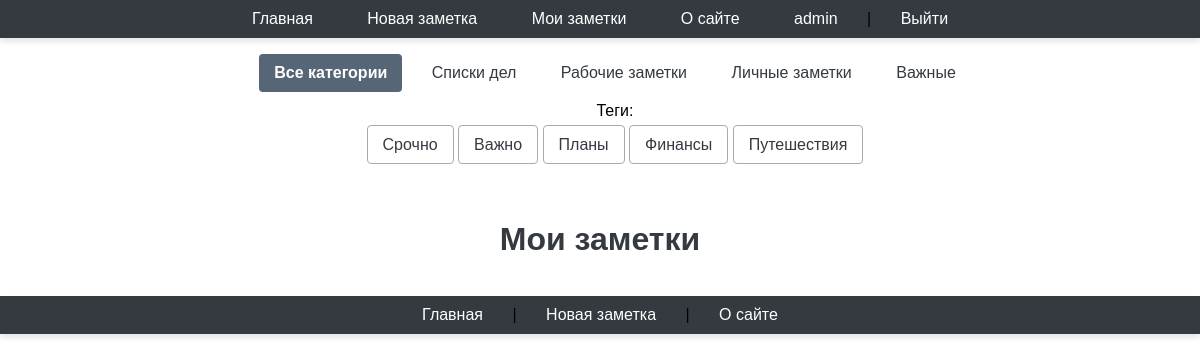
Page /my_notes/ (signed in) on the earlier database version.
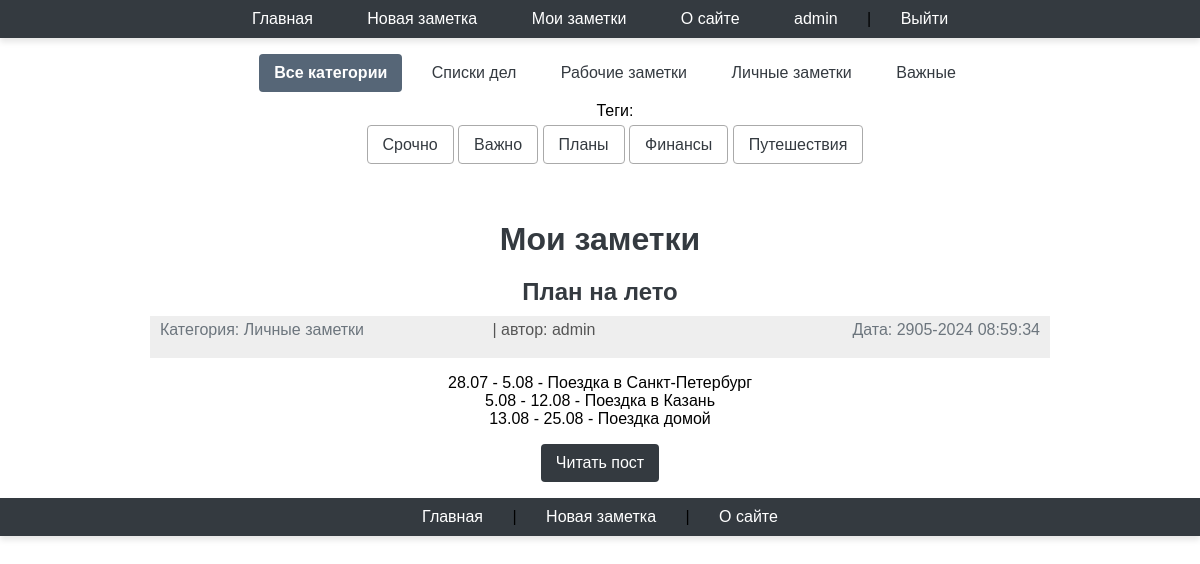
Same page on the later database version.
### users/models.py (models this page shows)
class User(AbstractUser):
    photo = models.ImageField(upload_to="users/%Y/%m/%d/",
                              blank=True, null=True, verbose_name="Фотография")
    date_birth = models.DateTimeField(blank=True,
                                      null=True, verbose_name="Дата рождения")

### notes/models.py (models this page shows, shortened)
class Category(models.Model):
    class Meta:
        verbose_name = 'Категория'
        verbose_name_plural = 'Категории'
    name = models.CharField(max_length=100, db_index=True, verbose_name="Категория")
    slug = models.SlugField(max_length=255, unique=True, db_index=True)
    def get_absolute_url(self):
        return reverse('categories', kwargs={'cat_slug': self.slug})

class TagPost(models.Model):
    class Meta:
        verbose_name = 'Тэг'
        verbose_name_plural = 'Тэги'
    tag = models.CharField(max_length=100, db_index=True)
    slug = models.SlugField(max_length=255, unique=True, db_index=True)
    def get_absolute_url(self):
        return reverse('tag', kwargs={'tag_slug':
                                          self.slug})

class Notes(models.Model):
    class Meta:
        verbose_name = 'Заметка'
        verbose_name_plural = 'Заметки'
        ordering = ['-time_create']
        indexes = [
            models.Index(fields=['-time_create']),
        ]
    class Status(models.IntegerChoices):
        PRIVATE = 0, 'Личное'
        PUBLISHED = 1, 'Опубликовано'
    objects = models.Manager()
    private = UnPublishedModel()
    published = PublishedModel()
    def get_absolute_url(self):
        return reverse('post', kwargs={'post_slug':
                                           self.slug})
    cat = models.ForeignKey('Category', on_delete=models.PROTECT, verbose_name="Категории")
    title = models.CharField(max_length=255, verbose_name="Заголовок")
    slug = models.SlugField(max_length=255, unique=True, db_index=True, verbose_name="URL")
    content = models.TextField(blank=True)
    time_create = models.DateTimeField(auto_now_add=True, verbose_name="Время создания")
    time_update = models.DateTimeField(auto_now=True, verbose_name="Время изменения")
    is_published = models.BooleanField(choices=tuple(map(lambda x: (bool(x[0]), x[1]), Status.choices)),
                                       default=Status.PRIVATE, verbose_name="Статус")
    tags = models.ManyToManyField('TagPost', blank=True, related_name='tags', verbose_name="Тэги")
    foot_note = models.OneToOneField('FootNote', on_delete=models.SET_NULL, null=True, blank=True, related_name='note',
                                     verbose_name="Примечание")
    picture = models.ImageField(upload_to="pictures/%Y/%m/%d/",
                                default=None, blank=True, null=True,
                                verbose_name="Изображение")
    author = models.ForeignKey(get_user_model(),
                               on_delete=models.SET_NULL, related_name='posts',
                               null=True, default=None)

### notes/views.py (the view)
# urls.py: path('my_notes/', views.MyNotes.as_view(), name='my_notes'),
class MyNotes(LoginRequiredMixin, DataMixin, ListView):
    template_name = 'notes/my_notes.html'
    context_object_name = 'posts'
    def get_queryset(self):
        return Notes.private.filter(author=self.request.user).select_related('cat').order_by('-time_update')
    def get_context_data(self, *, object_list=None, **kwargs):
        context = super().get_context_data(**kwargs)
        mixin_context = self.get_mixin_context(context, title='Мои заметки', cat_selected=0)
        return mixin_context

### notes/models.py (called while the page is built)
    def get_queryset(self):
        return super().get_queryset().filter(is_published=Notes.Status.PRIVATE)

### notes/templatetags/notes_tags.py (called while the page is built)
@register.inclusion_tag('notes/list_categories.html')
def show_categories(cat_selected_id=0):
    cats = Category.objects.all()
    return {"cats": cats, "cat_selected": cat_selected_id}

@register.inclusion_tag('notes/list_tags.html')
def show_all_tags():
    return {"tags": TagPost.objects.all()}

### notes/utils.py (called while the page is built)
    def get_mixin_context(self, context, **kwargs):
        if self.title_page:
            context['title'] = self.title_page
        context['cat_selected'] = None
        context.update(kwargs)
        return context

### users/context_processors.py (called while the page is built)
def get_notes_context(request):
    return {'mainmenu': menu}

### notes/templates/notes/my_notes.html (shortened to what this page needs)
{% extends 'base.html' %}
{% block content %}
<h1>{{title}}</h1>
<div id ="posts">
    <ul class="list-articles">
        {% for p in posts %}
        <h2>{{p.title}}</h2>
        <div class="article-panel">
            <p class="first">Категория: {{p.cat.name}}</p>| автор: {{p.author.username|default:"неизвестен"}}</p>
            <p class="last">Дата: {{p.time_update|date:"dm-Y H:i:s"}}</p>
        </div>
        {% autoescape off %}
        {{p.content|linebreaks|truncatewords:50}}
        {% endautoescape %}
        <p class="link-readpost">
            <a href="{{ p.get_absolute_url }}">
                Читать пост
            </a>
        </p>
        {% endfor %}
    </ul>
</div>
{% endblock %}

### templates/base.html (shortened to what this page needs)
<!DOCTYPE html>
{% load static %}
{% load notes_tags %}
{% autoescape off %}
<html>
<head>
    <link type="text/css" href="{% static 'notes/css/styles.css' %}" rel="stylesheet"/>
</head>
<body>
{% block mainmenu %}
<nav>
    {% for m in mainmenu %}
    <a href="{% url m.url_name %}">{{ m.title }}</a>
    {% endfor %}
    {% if user.is_authenticated %}
    <a href="{% url 'users:profile' %}">{{ user.username }}</a> |
    <a href="{% url 'users:logout' %}">Выйти</a>
    {% else %}
    <a class="last" href="{% url 'users:login' %}">Войти</a> |
    <a href="{% url 'users:register' %}">Регистрация</a>
    {% endif %}
</nav>
{% endblock mainmenu %}
<td valign="top" class="left-chapters">
    <ul id="leftchapters">
        {% if cat_selected == 0 or cat_selected is None %}
        <li class="selected">Все
            категории
        </li>
        {% else %}
        <li><a href="{% url 'home' %}">Все
            категории</a></li>
        {% endif %}
        {% show_categories cat_selected %}
        <br>
        <li>{% show_all_tags %}</li>
    </ul>
</td>
{% block content %} {% endblock %}
{% include 'includes/nav.html' %}
{% endautoescape %}
</body>
</html>

### notes/templates/notes/list_categories.html
{% for cat in cats %}
 {% if cat.id == cat_selected %}
 <li
class="selected">{{cat.name}}</li>
 {% else %}
 <li><a href="{{ cat.get_absolute_url }}">{{cat.name}}</a></li>
 {% endif %}
{% endfor %}

### notes/templates/notes/list_tags.html
{% if tags %}
 Теги:</p>
 <ul class="tags-list">
 {% for t in tags %}
 <li><a
href="{{t.get_absolute_url}}">{{t.tag}}</a></li>
 {% endfor %}
 </ul>
{% endif %}

### notes/templates/includes/nav.html
<nav>
    <a href="{% url 'home'%}">Главная</a> |
    <a href="{% url 'create'%}">Новая заметка</a> |
    <a href="{% url 'about'%}">О сайте</a>
</nav>

### notes/static/notes/css/styles.css (style rules this page uses)
html, body { font-family: 'Arial'; margin: auto; text-align: center; padding: 0; height: 100%; width: 100%; }
a { color: #0059b2; text-decoration: none; }
div.article-panel { background: #eee; padding: 5px 10px 5px 10px; box-sizing: border-box; overflow: hidden; color: #555; }
div.article-panel p.first { margin: 0; float: left; }
div.article-panel p.last { margin: 0; float: right; }
ul.list-articles { list-style: none; margin: 0; padding: 0; width: 900px; }
ul.tags-list { width: 100%; margin: 0; padding: 0; list-style: none; }
ul.tags-list li { margin: 0; padding: 0 0 10px; display: inline-block; }
ul.tags-list li a { padding: 5px; font-size: 16px; border: 1px solid #aaa; }
nav { background-color: #343a40; padding: 10px 0; text-align: center; box-shadow: 0 4px 6px rgba(0, 0, 0, 0.1); }
nav a, span { color: #ffffff; text-decoration: none; margin: 0 15px; font-size: 16px; transition: color 0.3s, background-color 0.3s; padding: 5px 10px; border-radius: 4px; }
ul { display: inline-block; }
#posts div { ] }
#leftchapters li { margin-bottom: 10px; }
#leftchapters li a, #leftchapters li.selected { padding: 10px 15px; text-decoration: none; color: #343a40; border-radius: 4px; transition: background-color 0.3s, color 0.3s; }
#leftchapters li.selected { background-color: #566677; color: #ffffff; font-weight: bold; }
h1 { color: #343a40; font-size: 2em; margin-bottom: 20px; text-align: center; }
.list-articles { list-style: none; padding: 0; margin: 0; }
.list-articles h2 { color: #343a40; font-size: 1.5em; margin-top: 0; margin-bottom: 10px; }
.article-panel { display: flex; justify-content: space-between; margin-bottom: 10px; }
.article-panel .first { color: #6c757d; }
.article-panel .last { color: #6c757d; }
.link-readpost a { display: inline-block; background-color: #343a40; color: #ffffff; padding: 10px 15px; text-decoration: none; border-radius: 4px; transition: background-color 0.3s, color 0.3s; }
li { display: inline-block; margin-right: 10px; }
.tags-list { list-style-type: none; padding: 0; margin: 0; }
.tags-list li { display: inline-block; margin-right: 10px; }

Differences in the rows shown:
added Notes: title "План на лето", cat.name "Личные заметки", author.username "admin", time_update "2905-2024 08:59:34", content "28.07 - 5.08 - Поездка в Санкт-Петербург 5.08 - 12.08 - Поездка в Казань 13.08 - 25.08 - Поездка домой"
